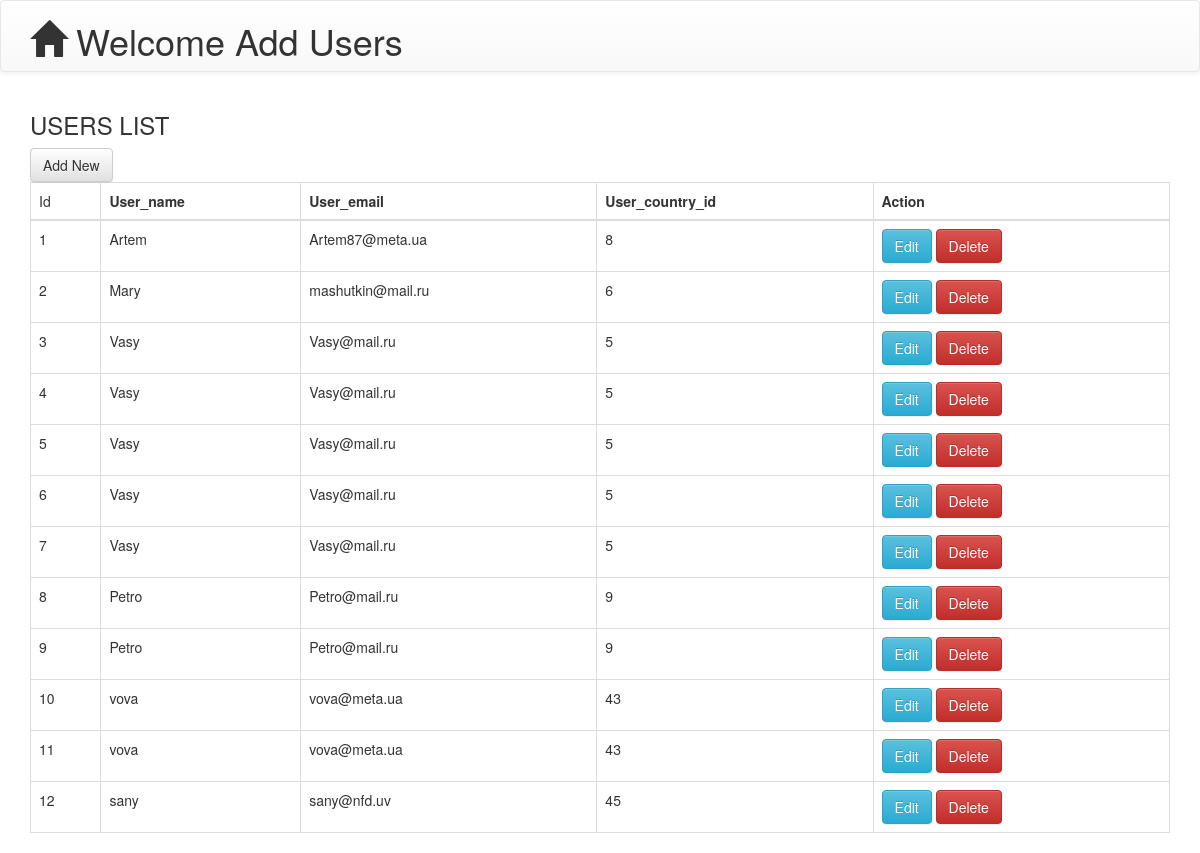
The page / on the database its author committed.
### tables this page shows
CREATE TABLE IF NOT EXISTS `users` (
  `id` int(5) NOT NULL,
  `user_name` varchar(50) NOT NULL,
  `user_email` varchar(50) NOT NULL,
  `user_country_id` int(5) NOT NULL
);

### application/libraries/display_lib.php (called while the page is built, shortened)
<?php
class Display_lib
{
    public function user_page($data, $name)
    {
        $CI =& get_instance();
        $CI->load->view('pages/header_view');
        $CI->load->view($name . '_view', $data);
        $CI->load->view('footer_view');
    }
}

### application/controllers/users.php (called while the page is built, shortened)
<?php
class Users extends CI_Controller{
    public function index(){
        $data = array();
        $data['all_users'] = $this->users_model->get_users();
        $name = 'pages/index';
        $this->display_lib->user_page($data,$name);
    }
}

### index.php (called while the page is built, shortened)
<?php
require_once BASEPATH.'core/CodeIgniter.php';

### application/models/crud.php (called while the page is built, shortened)
<?php
class Crud extends CI_Model{
    public $table = 'users';
    public function get_users(){
        $query = $this->db->get($this->table);
        if($query->num_rows() > 0){
            return $query->result_array();
        }else{
            return false;
        }
    }
}

### application/views/pages/index_view.php (the view, shortened to what this page needs)
        <h1> <span class="glyphicon glyphicon-home"></span>&nbsp;Welcome Add Users</h1>
    </div>
</div>
<div class="container">
    <h3>USERS LIST</h3>
    <a href="<?= base_url('users/add') ?>" class="btn btn-default">Add New</a>
    <table class="table table-bordered table-responsive">
        <thead>
        <tr>
            <td>Id</td>
            <th>User_name</th>
            <th>User_email</th>
            <th>User_country_id</th>
            <th>Action</th>
        </tr>
        </thead>
        <tbody>
        <?php foreach($all_users as $user): ?>
        <tr>
            <td><?=$user['id'];?></td>
            <td><?=$user['user_name'];?></td>
            <td><?=$user['user_email'];?></td>
            <td><?=$user['user_country_id'];?></td>
            <td>
                 <a href="<?= base_url('users/edit/'.$user['id']);?>" class="btn btn-info">Edit</a>
                <a  href="<?= base_url('users/delete/'.$user['id']);?>" class="btn btn-danger"
                    onclick="return confirm('do you want to delete this record?')">Delete</a>
            </td>
        </tr>
        <?php endforeach; ?>
        </tbody>
    </table>

### application/views/pages/header_view.php (shortened to what this page needs)
<!DOCTYPE html>
<html lang="en">
<head>
    <link rel="stylesheet" type="text/css" href="<?php echo base_url('bot/css/bootstrap.min.css')?>">
    <link rel="stylesheet" type="text/css" href="<?php echo base_url('bot/css/bootstrap-theme.min.css')?>">
</head>
<body>
<div class="navbar navbar-default">
    <div class="container">

### application/views/footer_view.php
</div>
</body>
</html>

### rows shown on the page
users: id "1", user_name "Artem", user_email "Artem87@meta.ua", user_country "8"
users: id "2", user_name "Mary", user_email "mashutkin@mail.ru", user_country "6"
users: id "3", user_name "Vasy", user_email "Vasy@mail.ru", user_country "5"
users: id "4", user_name "Vasy", user_email "Vasy@mail.ru", user_country "5"
users: id "5", user_name "Vasy", user_email "Vasy@mail.ru", user_country "5"
users: id "6", user_name "Vasy", user_email "Vasy@mail.ru", user_country "5"
users: id "7", user_name "Vasy", user_email "Vasy@mail.ru", user_country "5"
users: id "8", user_name "Petro", user_email "Petro@mail.ru", user_country "9"
users: id "9", user_name "Petro", user_email "Petro@mail.ru", user_country "9"
users: id "10", user_name "vova", user_email "vova@meta.ua", user_country "43"
users: id "11", user_name "vova", user_email "vova@meta.ua", user_country "43"
users: id "12", user_name "sany", user_email "sany@nfd.uv", user_country "45"
